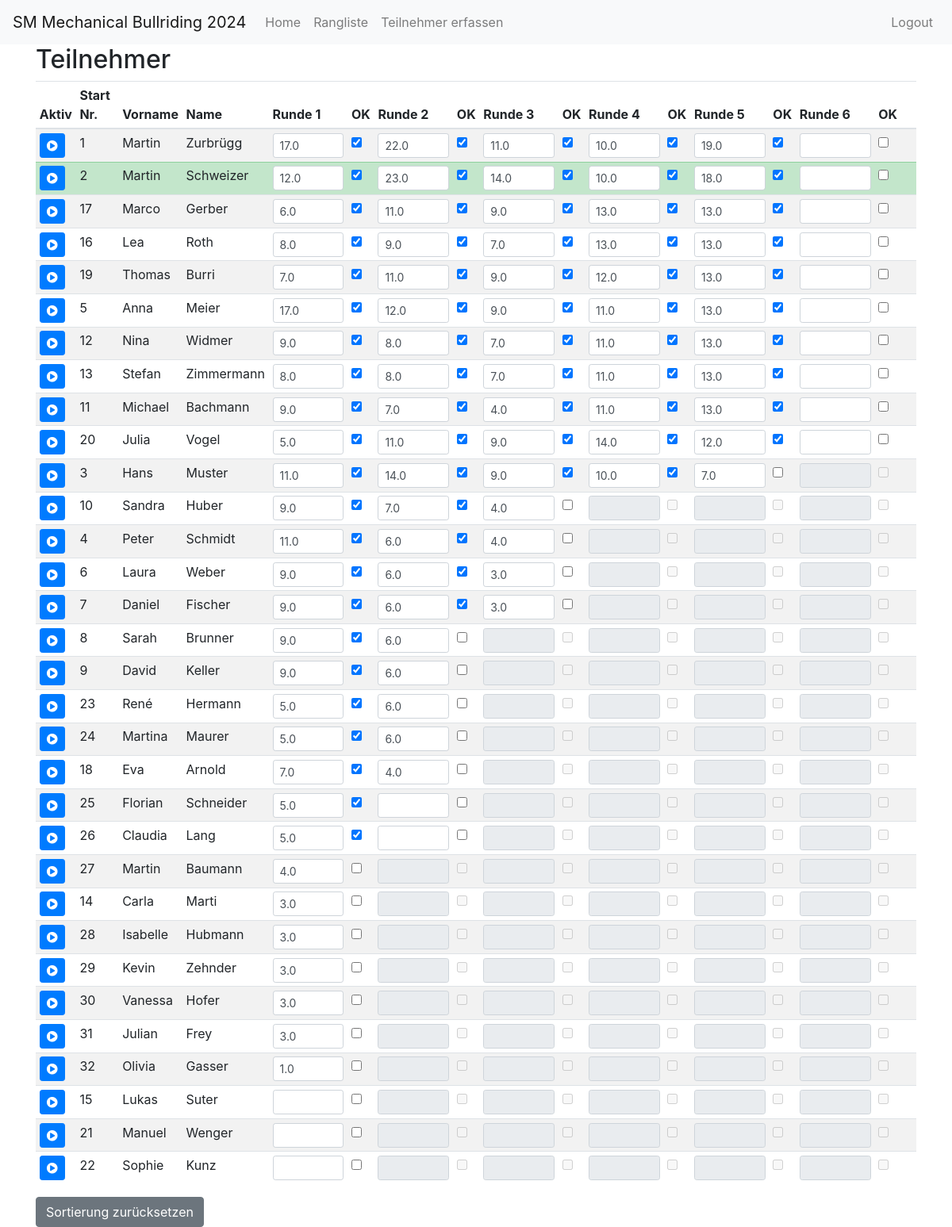
The app's page /index (signed in) with its own data.
### app/models.py (models this page shows, shortened)
class Participant(db.Model):
    id = db.Column(db.Integer, primary_key=True)
    active = db.Column(db.Boolean, default=False)
    start_nr = db.Column(db.Integer, nullable=True, unique=True)
    first_name = db.Column(db.String(64), nullable=False)
    last_name = db.Column(db.String(64), nullable=False)
    address = db.Column(db.String(128), nullable=False)
    postal_code = db.Column(db.String(10), nullable=False)
    city = db.Column(db.String(64), nullable=False)
    email = db.Column(db.String(120), nullable=True)
    phone = db.Column(db.String(20), nullable=True)
    time1 = db.Column(db.Float, nullable=True)
    time2 = db.Column(db.Float, nullable=True)
    time3 = db.Column(db.Float, nullable=True)
    time4 = db.Column(db.Float, nullable=True)
    time5 = db.Column(db.Float, nullable=True)
    time6 = db.Column(db.Float, nullable=True)
    round1_passed = db.Column(db.Boolean, default=False)
    round2_passed = db.Column(db.Boolean, default=False)
    round3_passed = db.Column(db.Boolean, default=False)
    round4_passed = db.Column(db.Boolean, default=False)
    round5_passed = db.Column(db.Boolean, default=False)

### app/routes.py (the view)
@bp.route('/')
@bp.route('/index')
@login_required
def index():
    participants = Participant.query.all() if current_user.is_authenticated else []
    participants.sort(key=lambda p: (
        p.time6 if p.time6 is not None else float('-inf'),
        p.time5 if p.time5 is not None else float('-inf'),
        p.time4 if p.time4 is not None else float('-inf'),
        p.time3 if p.time3 is not None else float('-inf'),
        p.time2 if p.time2 is not None else float('-inf'),
        p.time1 if p.time1 is not None else float('-inf')
    ), reverse=True)
    if participants is None:
        flash('Keine Teilnemer gefunden')
        form = ParticipantForm()
        return render_template('participant.html', title='Add Participant', form=form)
    current_round = request.args.get('current_round', default=None, type=int)
    if current_round is None:
        current_round = get_current_round(participants)
    return render_template(
        'index.html',
        title='Home',
        participants=participants,
        round1_passed=check_round_passed(participants, 1),
        round2_passed=check_round_passed(participants, 2),
        round3_passed=check_round_passed(participants, 3),
        round4_passed=check_round_passed(participants, 4),
        round5_passed=check_round_passed(participants, 5),
        current_round=current_round
    )

### app/models.py (called while the page is built)
@login.user_loader
def load_user(id):
    return User.query.get(int(id))

### app/routes.py (called while the page is built)
def check_round_passed(participants, round_number):
    if round_number == 1:
        return any(participant.round1_passed for participant in participants)
    elif round_number == 2:
        return any(participant.round2_passed for participant in participants)
    elif round_number == 3:
        return any(participant.round3_passed for participant in participants)
    elif round_number == 4:
        return any(participant.round4_passed for participant in participants)
    elif round_number == 5:
        return any(participant.round5_passed for participant in participants)
    return False

def get_current_round(participants):
    if not check_round_passed(participants, 1):
        return 1
    elif not check_round_passed(participants, 2):
        return 2
    elif not check_round_passed(participants, 3):
        return 3
    elif not check_round_passed(participants, 4):
        return 4
    elif not check_round_passed(participants, 5):
        return 5
    else:
        return 6

### app/templates/index.html (shortened to what this page needs)
{% extends "base.html" %}
{% block content %}
  {% if current_user.is_authenticated %}
  <h2>Teilnehmer</h2>
  <form method="POST" action="{{ url_for('main.update_times_bulk') }}" class="update-form">
    <table class="table table-striped table-sm" id="participantsTable">
      <thead>
        <tr>
          <th>Aktiv</th>
          <th onclick="sortTable(1, true)">Start Nr.</th>
          <th onclick="sortTable(2)">Vorname</th>
          <th onclick="sortTable(3)">Name</th>
          <th onclick="sortTable(4)">Runde 1</th>
          <th onclick="sortTable(5)">OK</th>
          {% if current_round > 1 %}
            <th onclick="sortTable(6)">Runde 2</th>
            <th onclick="sortTable(7)">OK</th>
          {% endif %}
          {% if current_round > 2 %}
            <th onclick="sortTable(8)">Runde 3</th>
            <th onclick="sortTable(9)">OK</th>
          {% endif %}
          {% if current_round > 3 %}
            <th onclick="sortTable(10)">Runde 4</th>
            <th onclick="sortTable(11)">OK</th>
          {% endif %}
          {% if current_round > 4 %}
            <th onclick="sortTable(12)">Runde 5</th>
            <th onclick="sortTable(13)">OK</th>
          {% endif %}
          {% if current_round > 5 %}
            <th onclick="sortTable(14)">Runde 6</th>
            <th onclick="sortTable(15)">OK</th>
          {% endif %}
          <th></th>
          <th></th>
        </tr>
      </thead>
      <tbody>
        {% for participant in participants %}
          <tr class="{% if participant.active %}table-success{% endif %}">
            <td>
              <form method="POST" action="{{ url_for('main.set_active', id=participant.id) }}">
                <button type="submit" class="btn btn-primary btn-sm">
                  <i class="fas fa-play-circle"></i>
                </button>
              </form>
            </td>
            <td>{{ participant.start_nr }}</td>
            <td>{{ participant.first_name }}</td>
            <td>{{ participant.last_name }}</td>
            <td>
              <input type="text" name="time1_{{ participant.id }}" value="{{ participant.time1 or '' }}" class="form-control form-control-sm" onkeydown="submitAndFocusNext(event, this)">
            </td>
            <td>
              <input type="checkbox" name="round1_passed_{{ participant.id }}" {% if participant.round1_passed %}checked{% endif %} onclick="submitCheckbox(this)">
            </td>
            {% if current_round > 1 %}
              <td>
                <input type="text" name="time2_{{ participant.id }}" value="{{ participant.time2 or '' }}" class="form-control form-control-sm" onkeydown="submitAndFocusNext(event, this)" {% if not participant.round1_passed %}disabled{% endif %}>
              </td>
              <td>
                <input type="checkbox" name="round2_passed_{{ participant.id }}" {% if participant.round2_passed %}checked{% endif %} onclick="submitCheckbox(this)" {% if not participant.round1_passed %}disabled{% endif %}>
              </td>
            {% endif %}
            {% if current_round > 2 %}
              <td>
                <input type="text" name="time3_{{ participant.id }}" value="{{ participant.time3 or '' }}" class="form-control form-control-sm" onkeydown="submitAndFocusNext(event, this)" {% if not participant.round2_passed %}disabled{% endif %}>
              </td>
              <td>
                <input type="checkbox" name="round3_passed_{{ participant.id }}" {% if participant.round3_passed %}checked{% endif %} onclick="submitCheckbox(this)" {% if not participant.round2_passed %}disabled{% endif %}>
              </td>
            {% endif %}
            {% if current_round > 3 %}
              <td>
                <input type="text" name="time4_{{ participant.id }}" value="{{ participant.time4 or '' }}" class="form-control form-control-sm" onkeydown="submitAndFocusNext(event, this)" {% if not participant.round3_passed %}disabled{% endif %}>
              </td>
              <td>
                <input type="checkbox" name="round4_passed_{{ participant.id }}" {% if participant.round4_passed %}checked{% endif %} onclick="submitCheckbox(this)" {% if not participant.round3_passed %}disabled{% endif %}>
              </td>
            {% endif %}
            {% if current_round > 4 %}
              <td>
                <input type="text" name="time5_{{ participant.id }}" value="{{ participant.time5 or '' }}" class="form-control form-control-sm" onkeydown="submitAndFocusNext(event, this)" {% if not participant.round4_passed %}disabled{% endif %}>
              </td>
              <td>
                <input type="checkbox" name="round5_passed_{{ participant.id }}" {% if participant.round5_passed %}checked{% endif %} onclick="submitCheckbox(this)" {% if not participant.round4_passed %}disabled{% endif %}>
              </td>
            {% endif %}
            {% if current_round > 5 %}
              <td>
                <input type="text" name="time6_{{ participant.id }}" value="{{ participant.time6 or '' }}" class="form-control form-control-sm" onkeydown="submitAndFocusNext(event, this)" {% if not participant.round5_passed %}disabled{% endif %}>
              </td>
              <td>
                <input type="checkbox" name="round6_passed_{{ participant.id }}" {% if participant.round6_passed %}checked{% endif %} onclick="submitCheckbox(this)" {% if not participant.round5_passed %}disabled{% endif %}>
              </td>
            {% endif %}
            <td></td>
            <td></td>
          </tr>
        {% endfor %}
      </tbody>
    </table>
    <button type="button" onclick="resetSorting()" class="btn btn-secondary">Sortierung zurücksetzen</button>
  </form>
  {% else %}
    <p>Please Login!</p>
  {% endif %}
{% endblock %}

### records on screen
Participant: start_nr "1", first_name "Martin", last_name "Zurbrügg", time1 "17.0", round1_passed "☑", time2 "22.0", time3 "11.0", round2_passed "☑", time4 "10.0", round3_passed "☑", time5 "19.0", round4_passed "☑"
Participant: start_nr "2", first_name "Martin", last_name "Schweizer", time1 "12.0", round1_passed "☑", time2 "23.0", time3 "14.0", round2_passed "☑", time4 "10.0", round3_passed "☑", time5 "18.0", round4_passed "☑"
Participant: start_nr "17", first_name "Marco", last_name "Gerber", time1 "6.0", round1_passed "☑", time2 "11.0", time3 "9.0", round2_passed "☑", time4 "13.0", round3_passed "☑", time5 "13.0", round4_passed "☑"
Participant: start_nr "16", first_name "Lea", last_name "Roth", time1 "8.0", round1_passed "☑", time2 "9.0", time3 "7.0", round2_passed "☑", time4 "13.0", round3_passed "☑", time5 "13.0", round4_passed "☑"
Participant: start_nr "19", first_name "Thomas", last_name "Burri", time1 "7.0", round1_passed "☑", time2 "11.0", time3 "9.0", round2_passed "☑", time4 "12.0", round3_passed "☑", time5 "13.0", round4_passed "☑"
Participant: start_nr "5", first_name "Anna", last_name "Meier", time1 "17.0", round1_passed "☑", time2 "12.0", time3 "9.0", round2_passed "☑", time4 "11.0", round3_passed "☑", time5 "13.0", round4_passed "☑"
Participant: start_nr "12", first_name "Nina", last_name "Widmer", time1 "9.0", round1_passed "☑", time2 "8.0", time3 "7.0", round2_passed "☑", time4 "11.0", round3_passed "☑", time5 "13.0", round4_passed "☑"
Participant: start_nr "13", first_name "Stefan", last_name "Zimmermann", time1 "8.0", round1_passed "☑", time2 "8.0", time3 "7.0", round2_passed "☑", time4 "11.0", round3_passed "☑", time5 "13.0", round4_passed "☑"
Participant: start_nr "11", first_name "Michael", last_name "Bachmann", time1 "9.0", round1_passed "☑", time2 "7.0", time3 "4.0", round2_passed "☑", time4 "11.0", round3_passed "☑", time5 "13.0", round4_passed "☑"
Participant: start_nr "20", first_name "Julia", last_name "Vogel", time1 "5.0", round1_passed "☑", time2 "11.0", time3 "9.0", round2_passed "☑", time4 "14.0", round3_passed "☑", time5 "12.0", round4_passed "☑"
Participant: start_nr "3", first_name "Hans", last_name "Muster", time1 "11.0", round1_passed "☑", time2 "14.0", time3 "9.0", round2_passed "☑", time4 "10.0", round3_passed "☑", time5 "7.0"
Participant: start_nr "10", first_name "Sandra", last_name "Huber", time1 "9.0", round1_passed "☑", time2 "7.0", time3 "4.0"
Participant: start_nr "4", first_name "Peter", last_name "Schmidt", time1 "11.0", round1_passed "☑", time2 "6.0", time3 "4.0"
Participant: start_nr "6", first_name "Laura", last_name "Weber", time1 "9.0", round1_passed "☑", time2 "6.0", time3 "3.0"
Participant: start_nr "7", first_name "Daniel", last_name "Fischer", time1 "9.0", round1_passed "☑", time2 "6.0", time3 "3.0"
Participant: start_nr "8", first_name "Sarah", last_name "Brunner", time1 "9.0", round1_passed "☑", time2 "6.0"
Participant: start_nr "9", first_name "David", last_name "Keller", time1 "9.0", round1_passed "☑", time2 "6.0"
Participant: start_nr "23", first_name "René", last_name "Hermann", time1 "5.0", round1_passed "☑", time2 "6.0"
Participant: start_nr "24", first_name "Martina", last_name "Maurer", time1 "5.0", round1_passed "☑", time2 "6.0"
Participant: start_nr "18", first_name "Eva", last_name "Arnold", time1 "7.0", round1_passed "☑", time2 "4.0"
Participant: start_nr "25", first_name "Florian", last_name "Schneider", time1 "5.0", round1_passed "☑"
Participant: start_nr "26", first_name "Claudia", last_name "Lang", time1 "5.0", round1_passed "☑"
Participant: start_nr "27", first_name "Martin", last_name "Baumann", time1 "4.0"
Participant: start_nr "14", first_name "Carla", last_name "Marti", time1 "3.0"
Participant: start_nr "28", first_name "Isabelle", last_name "Hubmann", time1 "3.0"
Participant: start_nr "29", first_name "Kevin", last_name "Zehnder", time1 "3.0"
Participant: start_nr "30", first_name "Vanessa", last_name "Hofer", time1 "3.0"
Participant: start_nr "31", first_name "Julian", last_name "Frey", time1 "3.0"
Participant: start_nr "32", first_name "Olivia", last_name "Gasser", time1 "1.0"
Participant: start_nr "15", first_name "Lukas", last_name "Suter"
Participant: start_nr "21", first_name "Manuel", last_name "Wenger"
Participant: start_nr "22", first_name "Sophie", last_name "Kunz"
